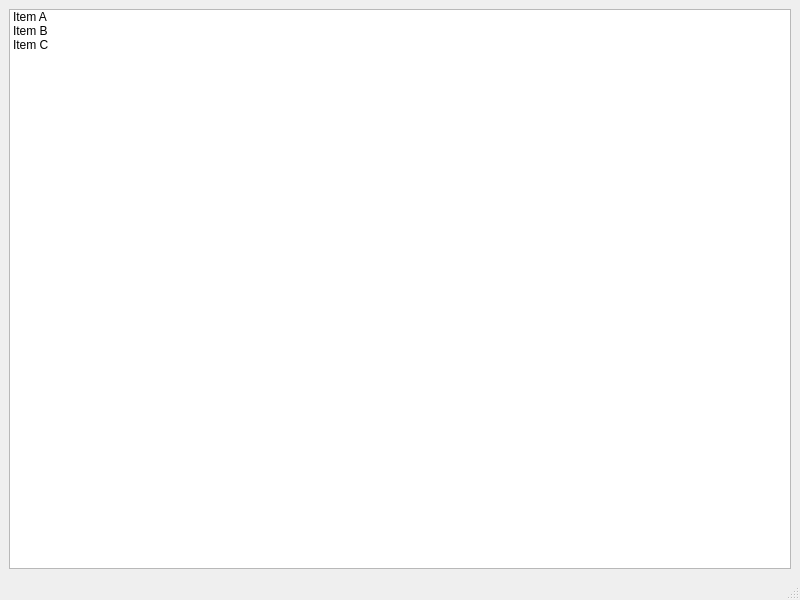
<?xml version="1.0" encoding="UTF-8"?>
<ui version="4.0">
 <class>MainWindow</class>
 <widget class="QMainWindow" name="MainWindow">
  <property name="geometry">
   <rect>
    <x>0</x>
    <y>0</y>
    <width>800</width>
    <height>600</height>
   </rect>
  </property>
  <property name="windowTitle">
   <string>MainWindow</string>
  </property>
  <widget class="QWidget" name="centralwidget">
   <layout class="QGridLayout" name="gridLayout">
    <item row="0" column="0">
     <widget class="QListWidget" name="listWidget_PDF">
      <item>
       <property name="text">
        <string>Item A</string>
       </property>
      </item>
      <item>
       <property name="text">
        <string>Item B</string>
       </property>
      </item>
      <item>
       <property name="text">
        <string>Item C</string>
       </property>
      </item>
     </widget>
    </item>
   </layout>
  </widget>
  <widget class="QMenuBar" name="menubar">
   <property name="geometry">
    <rect>
     <x>0</x>
     <y>0</y>
     <width>800</width>
     <height>21</height>
    </rect>
   </property>
  </widget>
  <widget class="QStatusBar" name="statusbar"/>
 </widget>
 <resources/>
 <connections/>
</ui>
